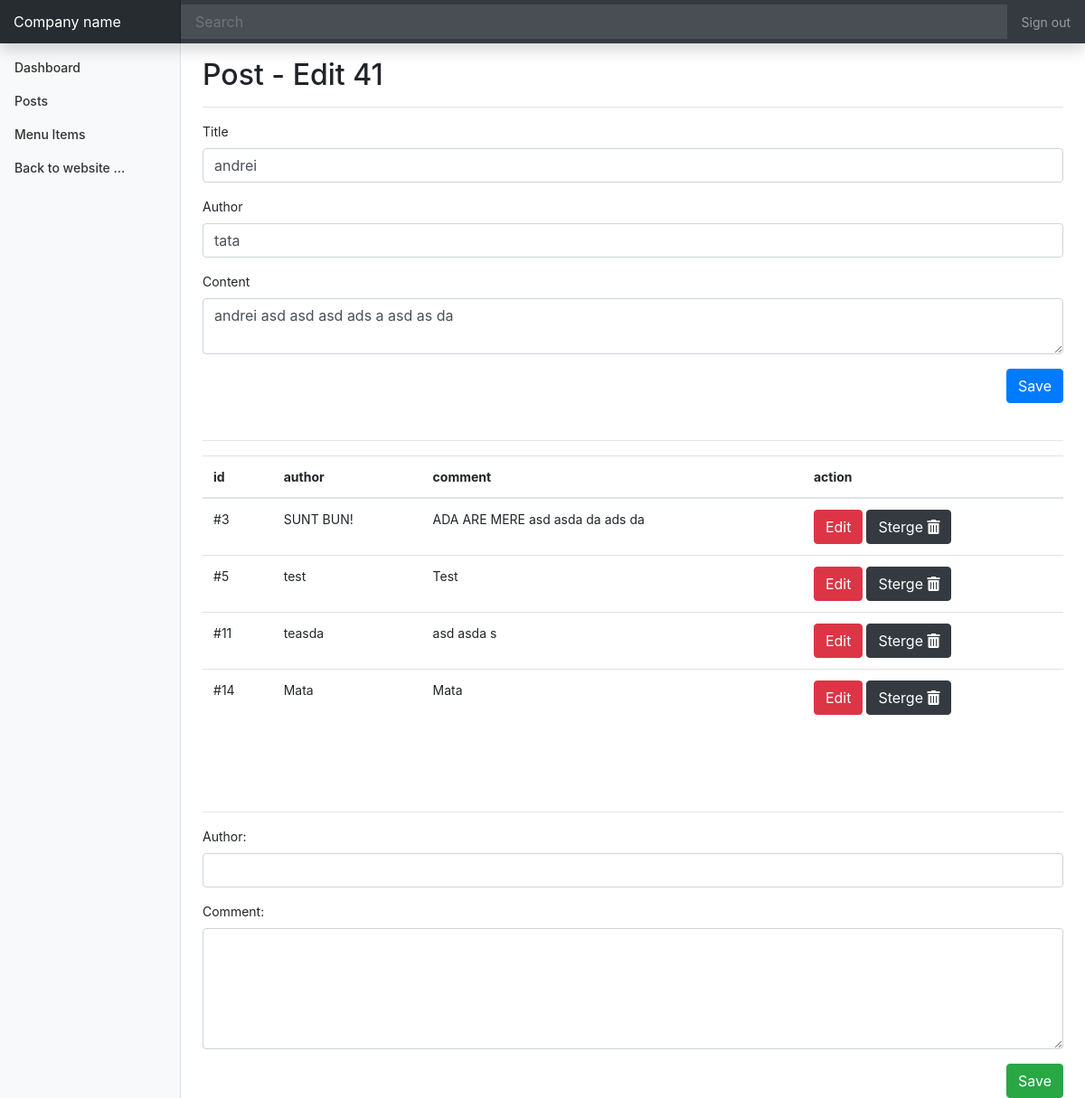
Page /admin/posts/edit.php?id=41 on the committed database.
### tables this page shows
CREATE TABLE `admin_menu` (
  `id` int(11) NOT NULL AUTO_INCREMENT,
  `text` varchar(255) NOT NULL DEFAULT '0',
  `link` varchar(255) NOT NULL DEFAULT '0',
  PRIMARY KEY (`id`)
);

CREATE TABLE `post` (
  `id` int(11) NOT NULL AUTO_INCREMENT,
  `title` varchar(255) DEFAULT NULL,
  `content` text,
  `author` varchar(255) DEFAULT NULL,
  PRIMARY KEY (`id`)
);

CREATE TABLE `comment` (
  `id_comment` int(11) NOT NULL AUTO_INCREMENT,
  `post_id` int(11) DEFAULT NULL,
  `comment` text,
  `author` text,
  PRIMARY KEY (`id_comment`),
  KEY `comment_post__fk` (`post_id`),
  CONSTRAINT `comment_post__fk` FOREIGN KEY (`post_id`) REFERENCES `post` (`id`) ON DELETE CASCADE
);

### admin/posts/edit.php (called while the page is built, shortened)
<?php
include "../../src/database.php";
$title = 'Post - Edit';
$activeMenu = $title;
include '../../template/base_admin_top.php';
include "../../template/admin/header.php";
$result = $DB->query("SELECT * FROM admin_menu");
include "../../template/admin/post_item_edit.php";
include "../../template/base_admin_bottom.php";
?>

### template/admin/post_item_edit.php (the view, shortened to what this page needs)
<?php
if (isset($_GET['id']) && $_GET['id'] != '') {
    $id = $_GET['id'];
    if (is_numeric($id)) {
        $sql = "SELECT * FROM post WHERE id = $id";
        $result = $DB->query($sql);
        $_postItem = $result->fetch_assoc();
        $sql = "SELECT * FROM comment WHERE post_id = $id";
        $result = $DB->query($sql);
        $_commentItems = $result->fetch_all(MYSQLI_ASSOC);
    }
}
?>
<div class="container-fluid">
    <div class="row">
        <?php include 'elements/menu.php' ?>
        <main role="main" class="col-md-9 ml-sm-auto col-lg-10 px-4">
            <div class="d-flex justify-content-between flex-wrap flex-md-nowrap align-items-center pt-3 pb-2 mb-3 border-bottom">
                <h1 class="h2"><?= $title . ' ' . $_postItem['id'] ?> </h1>
            </div>
            <form action="">
                <div class="form-group">
                    <label>Title</label>
                    <input type="text" class="form-control" name="title" value="<?= $_postItem['title'] ?>">
                </div>
                <div class="form-group">
                    <label>Author</label>
                    <input type="text" class="form-control" name="author" value="<?= $_postItem['author'] ?>">
                </div>
                <div class="form-group">
                    <label>Content</label>
                    <textarea class="form-control" name="content"><?= $_postItem['content'] ?></textarea>
                </div>
                <button type="submit" class="btn btn-primary float-right" name="edit" value="true">Save</button>
            </form>
            <br>
            <br>
            <br>
            <hr>
            <table class="table">
                <thead>
                <tr>
                    <th>id</th>
                    <th>author</th>
                    <th>comment</th>
                    <th>action</th>
                </tr>
                </thead>
                <tbody>
                <?php
                foreach ($_commentItems as $_commentItem) {
                    ?>
                    <tr>
                        <td>#<?= $_commentItem['id_comment'] ?></td>
                        <td><?= $_commentItem['author'] ?></td>
                        <td><?= $_commentItem['comment'] ?></td>
                        <td>
                            <a href="/admin/comment/edit.php?id=<?= $_commentItem['id_comment'] ?>"
                               class="btn btn-danger">Edit</a>
                            <a href="?id=<?=$id?>&remove_comment_id=<?= $_commentItem['id_comment'] ?>" class="btn btn-dark">Sterge <i
                                        class="fas fa-trash-alt"></i></a>
                        </td>
                    </tr>
                    <?php
                }
                ?>
                </tbody>
            </table>
            <br>
            <br>
            <br>
            <hr>
            <form>
                <div class="form-group">
                    <label for="author">Author:</label>
                    <input type="text" class="form-control" id="author" name="author" >
                </div>
                <div class="form-group">
                    <label for="comment">Comment:</label>
                    <textarea class="form-control" rows="5" id="comment" name="comment"></textarea>
                </div>
                <button type="submit" class="btn btn-success float-right" name="save_comment" value="true">Save</button>
            </form>
        </main>
    </div>
</div>

### template/admin/elements/menu.php (shortened to what this page needs)
<?php
$_menu = [
    [
        'link' => '/admin/',
        'text' => 'Dashboard',
    ],
    [
        'link' => '/admin/posts/',
        'text' => 'Posts',
    ],
    [
        'link' => '/admin/menu/',
        'text' => 'Menu Items',
    ],
];
$result = $DB->query("SELECT * FROM admin_menu");
$menu = $result->fetch_all(MYSQLI_ASSOC);
$_activeMenu = '';
if(isset($activeMenu)){
    $_activeMenu = $activeMenu;
}
if(isset($menu)){
$_menu = $menu;
}
?>
<nav class="col-md-2 d-none d-md-block bg-light sidebar">
    <div class="sidebar-sticky">
        <ul class="nav flex-column">
            <?php
            foreach ($_menu as $menuItem){
                ?>
                <li class="nav-item">
                    <a class="nav-link <?php if($_activeMenu == $menuItem['text'])echo "active" ?>" href="<?=$menuItem['link'] ?>">
                        <?=$menuItem['text'] ?> <span class="sr-only">(current)</span>
                    </a>
                </li>
            <?php
            }
            ?>
        </ul>
    </div>
</nav>

### assets/css/dashboard.css (style rules this page uses)
body { font-size: .875rem; }
.sidebar { position: fixed; top: 0; bottom: 0; left: 0; z-index: 100; padding: 48px 0 0; box-shadow: inset -1px 0 0 rgba(0, 0, 0, .1); }
.sidebar-sticky { position: relative; top: 0; height: calc(100vh - 48px); padding-top: .5rem; overflow-x: hidden; overflow-y: auto; }
.sidebar .nav-link { font-weight: 500; color: #333; }
[role="main"] { padding-top: 133px; }
@media (min-width: 768px) { [role="main"] { padding-top: 48px; } }

### rows in the picture
admin_menu: text "Dashboard"
admin_menu: text "Posts"
admin_menu: text "Menu Items"
admin_menu: text "Back to website ..."
post: id "41", title "andrei", author "tata", content "andrei asd asd asd ads a asd as da"
comment: id_comment "3", author "SUNT BUN!", comment "ADA ARE MERE asd asda da ads da"
comment: id_comment "5", author "test", comment "Test"
comment: id_comment "11", author "teasda", comment "asd asda s"
comment: id_comment "14", author "Mata", comment "Mata"

### other values in the picture
$title "Post - Edit"
